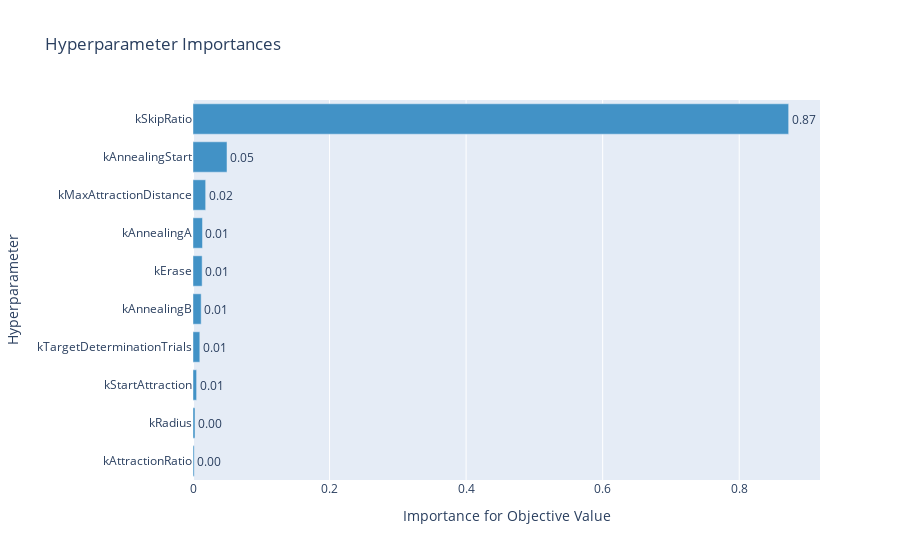

Source (notebook cell):
### Code cell
optuna.visualization.plot_param_importances(studies[2][2])

### Figure 1 — Plotly figure (JSON) as saved in the notebook; plotly's stock layout.template omitted (floating-point values rounded to 4 significant figures)
{"data": [{"cliponaxis": false, "hovertemplate": ["kAttractionRatio (LogUniformDistribution): 0.001760448495307416<extra></extra>", "kRadius (IntUniformDistribution): 0.0029509968870390885<extra></extra>", "kStartAttraction (LogUniformDistribution): 0.005270207634021996<extra></extra>", "kTargetDeterminationTrials (IntLogUniformDistribution): 0.009985563274767632<extra></extra>", "kAnnealingB (UniformDistribution): 0.011964824736451971<extra></extra>", "kErase (IntUniformDistribution): 0.013396181831632888<extra></extra>", "kAnnealingA (UniformDistribution): 0.013892810698662057<extra></extra>", "kMaxAttractionDistance (IntLogUniformDistribution): 0.01854247408837084<extra></extra>", "kAnnealingStart (LogUniformDistribution): 0.04981964503527089<extra></extra>", "kSkipRatio (UniformDistribution): 0.8724168473184752<extra></extra>"], "marker": {"color": "rgb(66,146,198)"}, "orientation": "h", "text": ["0.001760448495307416", "0.0029509968870390885", "0.005270207634021996", "0.009985563274767632", "0.011964824736451971", "0.013396181831632888", "0.013892810698662057", "0.01854247408837084", "0.04981964503527089", "0.8724168473184752"], "textposition": "outside", "texttemplate": "%{text:.2f}", "type": "bar", "x": [0.00176, 0.002951, 0.00527, 0.009986, 0.01196, 0.0134, 0.01389, 0.01854, 0.04982, 0.8724], "y": ["kAttractionRatio", "kRadius", "kStartAttraction", "kTargetDeterminationTrials", "kAnnealingB", "kErase", "kAnnealingA", "kMaxAttractionDistance", "kAnnealingStart", "kSkipRatio"]}], "layout": {"showlegend": false, "title": {"text": "Hyperparameter Importances"}, "xaxis": {"title": {"text": "Importance for Objective Value"}}, "yaxis": {"title": {"text": "Hyperparameter"}}}}
